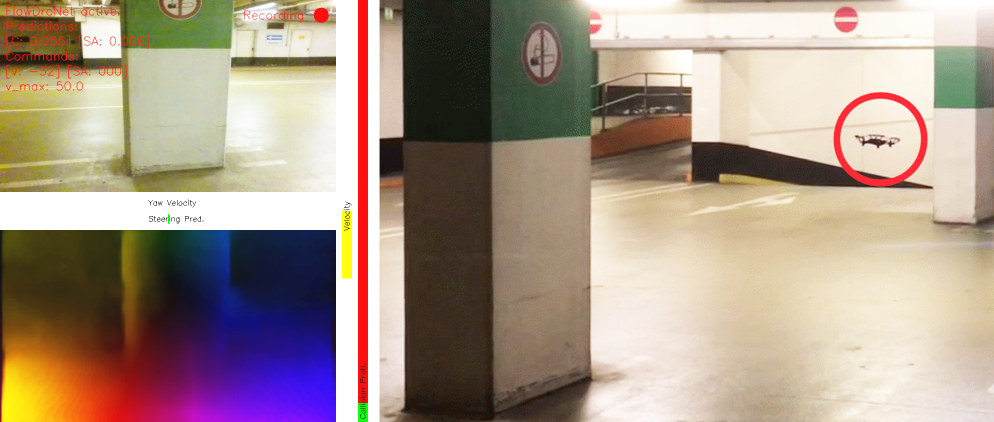
#> input picture misc/images/test_flight.png, 1988 x 844 px (shown at 1/2 size); its folder holds only this picture in this run
$ python convert_dataset.py
#> lines starting #> are read from the running program, lines starting #| are printed output that depends on the picture; pictures that were not available may be replaced by others from this repository, and a replacement may not be noted
### workflow/util/img_utils.py
"""
img_utils.py

Optical flow I/O and visualization functions.

Written by Moritz Sperling
Based on the works of P. Ferriere (https://github.com/philferriere/tfoptflow)
and of A. Loquercio et al., 2018 (https://github.com/uzh-rpg/rpg_public_dronet)

Licensed under the MIT License (see LICENSE for details)

Refs:
    - Per MPI-Sintel/flow_code/C/flowIO.h and flowIO.cpp:

    // the "official" threshold - if the absolute value of either
    // flow component is greater, it's considered unknown
    #define UNKNOWN_FLOW_THRESH 1e9

    // value to use to represent unknown flow
    #define UNKNOWN_FLOW 1e10

    // first four bytes, should be the same in little endian
    #define TAG_FLOAT 202021.25  // check for this when READING the file
    #define TAG_STRING "PIEH"    // use this when WRITING the file

    // ".flo" file format used for optical flow evaluation
    //
    // Stores 2-band float image for horizontal (u) and vertical (v) flow components.
    // Floats are stored in little-endian order.
    // A flow value is considered "unknown" if either |u| or |v| is greater than 1e9.
    //
    //  bytes  contents
    //
    //  0-3     tag: "PIEH" in ASCII, which in little endian happens to be the float 202021.25
    //          (just a sanity check that floats are represented correctly)
    //  4-7     width as an integer
    //  8-11    height as an integer
    //  12-end  data (width*height*2*4 bytes total)
    //          the float values for u and v, interleaved, in row order, i.e.,
    //          u[row0,col0], v[row0,col0], u[row0,col1], v[row0,col1], ...

    - Numpy docs:
    ndarray.tofile(fid, sep="", format="%s")
    https://docs.scipy.org/doc/numpy-1.14.0/reference/generated/numpy.ndarray.tofile.html#numpy.ndarray.tofile

    numpy.fromfile(file, dtype=float, count=-1, sep='')
    https://docs.scipy.org/doc/numpy-1.14.0/reference/generated/numpy.fromfile.html
"""

from __future__ import absolute_import, division, print_function

import os
import warnings

import cv2
import numpy as np
import scipy.io as sio
from skimage.io import imsave

##
# I/O utils
##

TAG_FLOAT = 202021.25


# [166 lines left out: functions clean_dst_file, flow_read, flow_write, flow_mag_stats, not called in this run]


def flow_to_img(flow, normalize=True, info=None, flow_mag_max=None, return_mag=False):
    """
    Convert flow to viewable image, using color hue to encode flow vector orientation, and color saturation to
    encode vector length. This is similar to the OpenCV tutorial on dense optical flow, except that they map vector
    length to the value plane of the HSV color model, instead of the saturation plane, as we do here.

    Args:
        flow: optical flow
        normalize: Normalize flow to 0..255
        info: Text to superimpose on image (typically, the epe for the predicted flow)
        flow_mag_max: Max flow to map to 255
        return_mag: return magnitude only
    Returns:
        img: viewable representation of the dense optical flow in RGB format
        flow_avg: optionally, also return average flow magnitude
    Ref:
        - OpenCV 3.0.0-dev documentation » OpenCV-Python Tutorials » Video Analysis »
        https://docs.opencv.org/3.0-beta/doc/py_tutorials/py_video/py_lucas_kanade/py_lucas_kanade.html
    """
    hsv = np.ones((flow.shape[0], flow.shape[1], 3), dtype=np.uint8) * 255
    flow_magnitude, flow_angle = cv2.cartToPolar(flow[..., 0].astype(np.float32), flow[..., 1].astype(np.float32))

    # A couple times, we've gotten NaNs out of the above...
    nans = np.isnan(flow_magnitude)
    if np.any(nans):
        nans = np.where(nans)
        flow_magnitude[nans] = 0.

    # Normalize
    hsv[..., 0] = (flow_angle * 180 / np.pi / 2 - 65) % 180
    if normalize is True:
        if flow_mag_max is None:
            hsv[..., 2] = cv2.normalize(flow_magnitude, None, 0, 255, cv2.NORM_MINMAX)
        else:
            hsv[..., 2] = np.clip(flow_magnitude * 255 / flow_mag_max, 0, 255)
    else:
        hsv[..., 2] = flow_magnitude

    if return_mag:
        # For magnitude mode
        return np.asarray(hsv[..., 2], dtype=np.uint8)
    else:
        # Convert
        img = cv2.cvtColor(hsv, cv2.COLOR_HSV2RGB)

        # Add text to the image, if requested
        if info is not None:
            font = cv2.FONT_HERSHEY_SIMPLEX
            cv2.putText(img, info, (20, 20), font, 0.8, (0, 0, 0), 2, cv2.LINE_AA)

        return np.asarray(img, dtype=np.uint8)


# [26 lines left out: function flow_write_as_png, not called in this run]


def load_img(path, img_mode="rgb", target_size=None, crop_size=None):
    """
    Load an image.

    # Arguments
        path: Path to image file.
        grayscale: Boolean, whether to load the image as grayscale.
        target_size: Either `None` (default to original size)
            or tuple of ints `(img_width, img_height)`.
        crop_size: Either `None` (default to original size)
            or tuple of ints `(img_width, img_height)`.

    # Returns
        Image as numpy array.
    """

    if img_mode in ["flow", "flow_as_rgb", "flow_as_mag"]:
        img = flow_read(path, target_size)
    else:
        img = cv2.imread(path, cv2.IMREAD_COLOR)
    origshape = img.shape

    if img_mode in ["grayscale", "depth"]:
        if len(img.shape) != 2:
            img = cv2.cvtColor(img, cv2.COLOR_BGR2GRAY)

    if target_size is not None:
        if (img.shape[1], img.shape[0]) != target_size:
            img = cv2.resize(img, target_size)

            # scale flow if image was resized
            if img_mode in ["flow", "flow_as_rgb", "flow_as_mag"]:
                img[..., 0] = img[..., 0] * img.shape[0] / origshape[0]
                img[..., 1] = img[..., 1] * img.shape[1] / origshape[1]
    if crop_size:
        if (img.shape[1], img.shape[0]) != crop_size:
            img = central_image_crop(img, crop_size[0], crop_size[1])

    if img_mode in ["grayscale", "depth"]:
        img = img.reshape((img.shape[0], img.shape[1], 1))

    return img


# [121 lines left out: functions central_image_crop, sp_generator, pred_as_bar, pred_as_indicator, not called in this run]


class FlowStatsCollector:
    """
    Class for collecting the stats of flow images. Stats include:
    - Histograms of U & V channel
    - Max, Min and Mean of U & V channel
    - Max, Min and Mean of magnitude
    Intended to use with "eval_flow_stats.m"
    """

    # [112 lines left out: functions __init__, collect_exp_flow_stats, collect_flow_stats, write_flow_stats, print_flow_stats, not called in this run]

    def get_mean_magnitude(self):
        # Get Current mean magnitude
        return np.mean(self.mmeam)

### misc/convert_dataset.py
#!/usr/bin/env python3
"""
convert_dataset.py

Convert a DroNet dataset to desired style (size, flow mag. etc.).

Written by Moritz Sperling

Licensed under the MIT License (see LICENSE for details)
"""
import os
import sys
import cv2
import glob
import shutil
import numpy as np
from tqdm import tqdm
sys.path.insert(0, '../workflow/util/')
import img_utils as iu

datdir = '/data/test/new_raw'
outdir = '/data/test/new_rgb'
outres = (400, 300)
fexts = ['*.npy', '*.pfm', '*.flo', '*.bin', '*.png']
rexts = ['*.jpg', '*.png']


dirs = sorted(glob.glob(datdir + '/*'))

for subdir in tqdm(dirs):
    subdir = os.path.split(subdir)[-1]

    m = 0
    folder_in = os.path.join(datdir, subdir, 'images/')

    # get filenames
    n_im = 0
    mode = "rgb"
    try:
        # look for regular images
        for ext in rexts:
            fnames = sorted(glob.glob(folder_in + ext))
            n_im = len(fnames)
            if n_im != 0:
                break

        # look for flow files
        if n_im == 0:
            for ext in fexts:
                fnames = sorted(glob.glob(folder_in + ext))
                n_im = len(fnames)
                if n_im != 0:
                    mode = "flow"
                    break

        if n_im == 0:
            raise IOError("No input files found.")
    except IOError as e:
        print(e)
        exit(0)

    # delete and recreate output folder
    outfolder = os.path.join(outdir, subdir, 'images')
    if os.path.exists(outfolder):
        shutil.rmtree(outfolder)
    os.makedirs(outfolder)

    # copy label file
    for fn in ['labels.txt', 'sync_steering.txt']:
        labelfilein = os.path.join(datdir, subdir, fn)
        if os.path.exists(labelfilein):
            labelfileou = os.path.join(outdir, subdir, fn)
            shutil.copyfile(labelfilein, labelfileou)

    # iterate all
    for item in fnames:
        imgname = os.path.split(item)[1]
        outfile = os.path.join(outfolder, imgname).replace(".flo", ".png")
        data = iu.load_img(item, img_mode=mode)
#> in load_img, img is the input picture: shape (844, 1988, 3); mean B, G, R 136.4, 150.6, 168.5

        # [8 lines of commented-out code are left out]

        img = iu.flow_to_img(data)
#> in flow_to_img, `flow_magnitude, flow_angle = cv2.cartToPolar(flow[..., 0].astype(np.fl..`:
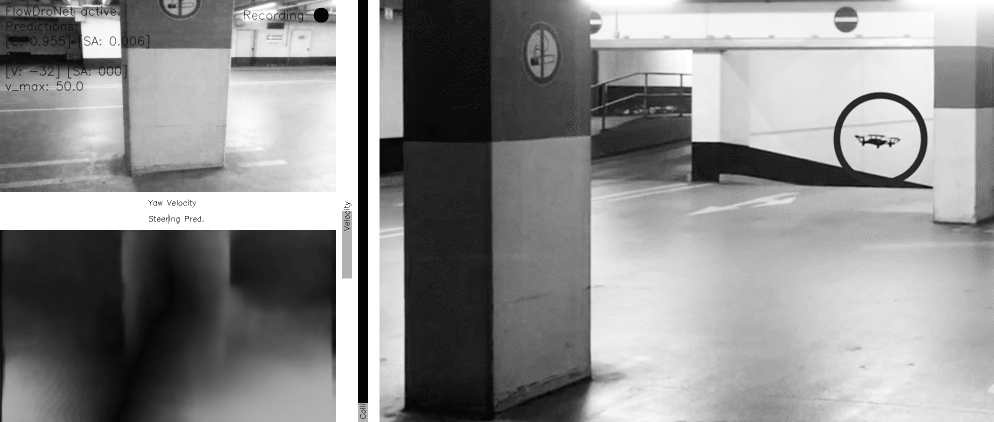
#> flow_magnitude: shape (844, 1988) float32 (shown at 1/2 size); min 13.34, max 360.6, mean 206.5; drawn with min black and max white
#> in flow_to_img, `flow_magnitude, flow_angle = cv2.cartToPolar(flow[..., 0].astype(np.fl..`:
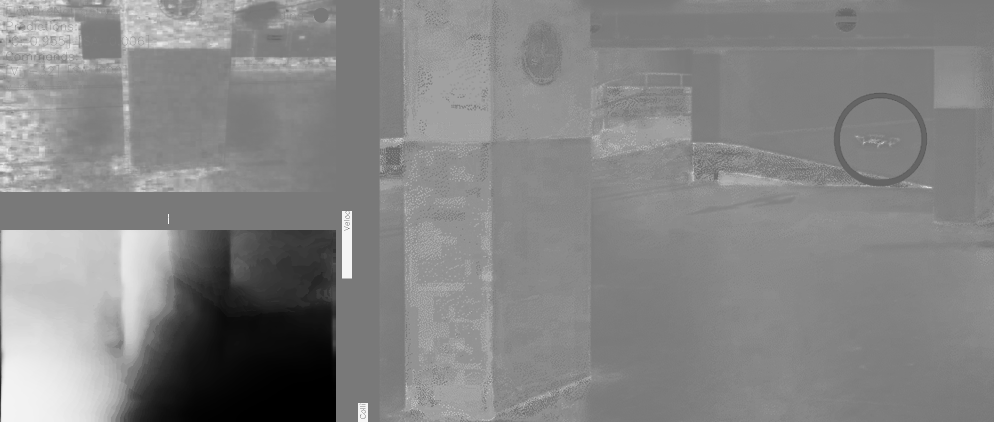
#> flow_angle: shape (844, 1988) float32 (shown at 1/2 size); min 0.0668, max 1.57, mean 0.853; drawn with min black and max white
#> in flow_to_img, `nans = np.isnan(flow_magnitude)`: nans: shape (844, 1988) bool; every value is 0
#> in flow_to_img, `hsv[..., 0] = (flow_angle * 180 / np.pi / 2 - 65) % 180`:
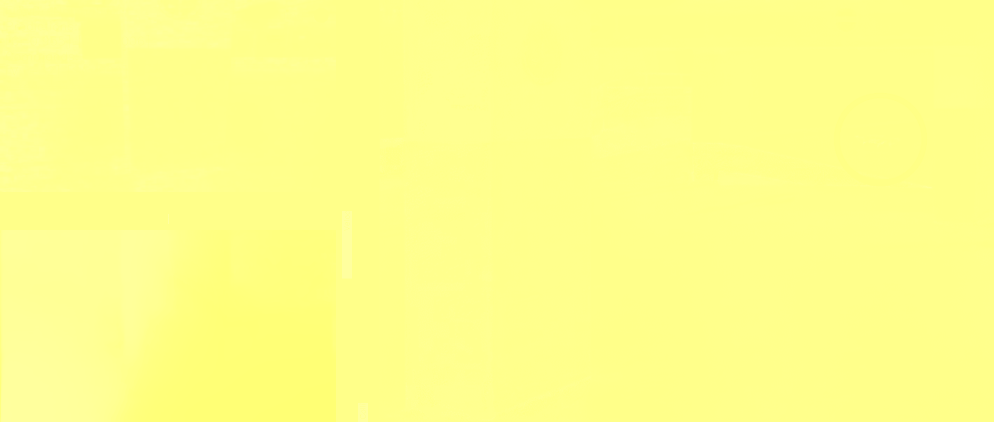
#> hsv: shape (844, 1988, 3) (shown at 1/2 size); mean of channels 0, 1, 2 138.9, 255, 255; drawn as B, G, R
#> in flow_to_img, `hsv[..., 2] = cv2.normalize(flow_magnitude, None, 0, 255, cv2.NORM_MIN..`:
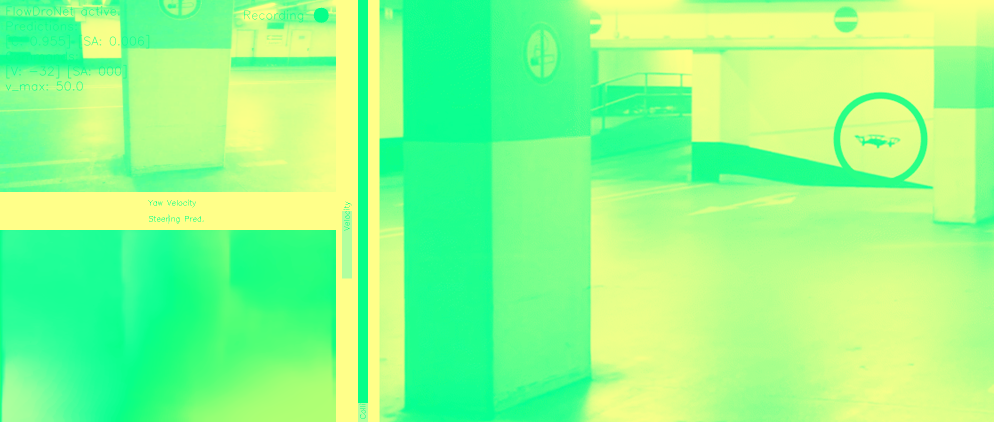
#> hsv: shape (844, 1988, 3) (shown at 1/2 size); mean of channels 0, 1, 2 138.9, 255, 141.3; drawn as B, G, R
#> in flow_to_img, `img = cv2.cvtColor(hsv, cv2.COLOR_HSV2RGB)`:
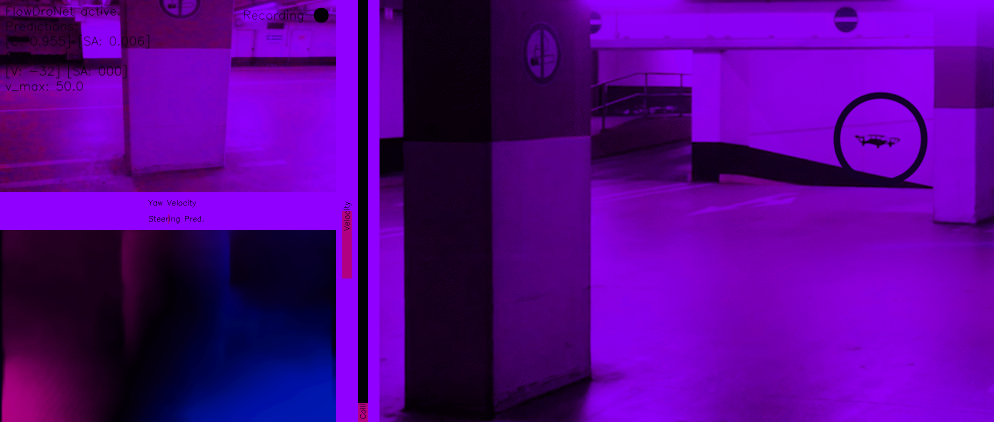
#> img: shape (844, 1988, 3) (shown at 1/2 size); mean R, G, B 85.8, 0.4, 140.8
        cv2.imwrite(outfile, img)

print('Output stored in: ' + outdir)
